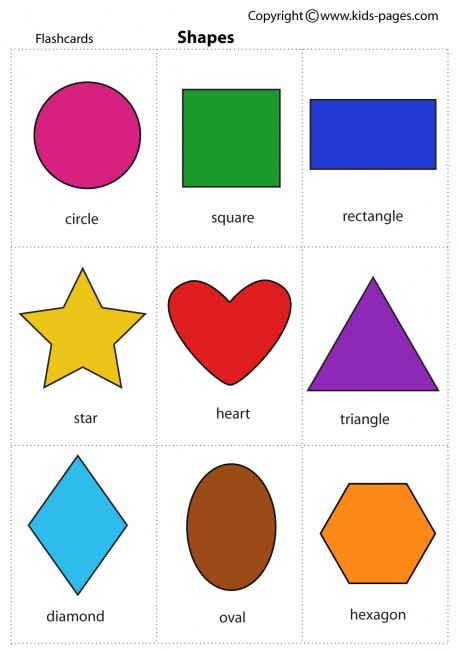
//> input picture Detection/Images/shape-image1.jpg, 459 x 650 px
$ ./shape-recognize   (built with g++ and OpenCV 4)
//> lines starting //> are read from the running program, lines starting //| are printed output that depends on the picture; after the words box and inside, x2 and y2 are one past the last pixel; in counts of white or black regions, pixels touching at a corner belong together
/**
 * Simple shape detector program.
 * It loads an image and tries to find simple shapes (rectangle, triangle, circle, etc) in it.
 * This program is a modified version of `squares.cpp` found in the OpenCV sample dir.
 */
#include <opencv2/highgui/highgui.hpp>
#include <opencv2/imgproc/imgproc.hpp>
#include <cmath>
#include <iostream>

/**
 * Helper function to find a cosine of angle between vectors
 * from pt0->pt1 and pt0->pt2
 */
static double angle(cv::Point pt1, cv::Point pt2, cv::Point pt0)
{
	double dx1 = pt1.x - pt0.x;
	double dy1 = pt1.y - pt0.y;
	double dx2 = pt2.x - pt0.x;
	double dy2 = pt2.y - pt0.y;
	return (dx1*dx2 + dy1*dy2)/sqrt((dx1*dx1 + dy1*dy1)*(dx2*dx2 + dy2*dy2) + 1e-10);
}

/**
 * Helper function to display text in the center of a contour
 */
void setLabel(cv::Mat& im, const std::string label, std::vector<cv::Point>& contour)
{
	int fontface = cv::FONT_HERSHEY_SIMPLEX;
	double scale = 0.4;
	int thickness = 1;
	int baseline = 0;

	cv::Size text = cv::getTextSize(label, fontface, scale, thickness, &baseline);
	cv::Rect r = cv::boundingRect(contour);

	cv::Point pt(r.x + ((r.width - text.width) / 2), r.y + ((r.height + text.height) / 2));
	cv::rectangle(im, pt + cv::Point(0, baseline), pt + cv::Point(text.width, -text.height), CV_RGB(255,255,255), CV_FILLED);
	cv::putText(im, label, pt, fontface, scale, CV_RGB(0,0,0), thickness, 8);
}

int main()
{
	//cv::Mat src = cv::imread("polygon.png");
	cv::Mat src = cv::imread("shape-image1.jpg");
//> src is the input picture: 650 rows x 459 cols, CV_8UC3; mean B, G, R 210.6, 210.6, 222.3
	if (src.empty())
		return -1;

	// Convert to grayscale
	cv::Mat gray;
	cv::cvtColor(src, gray, CV_BGR2GRAY);
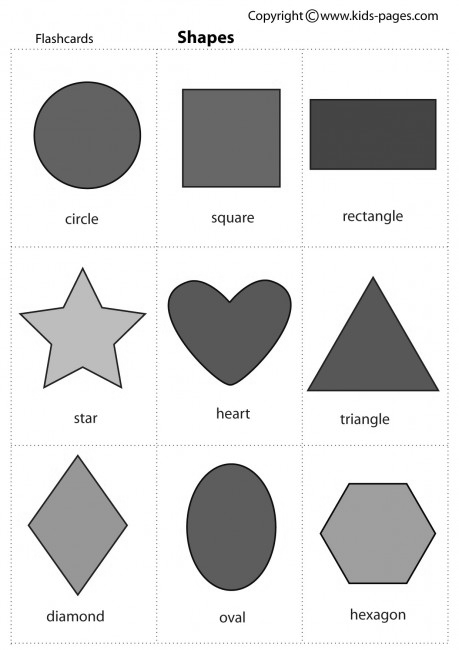
//> gray: 650 rows x 459 cols, CV_8UC1; min 0, max 255, mean 214.1

	// Use Canny instead of threshold to catch squares with gradient shading
	cv::Mat bw;
	cv::Canny(gray, bw, 0, 50, 5);
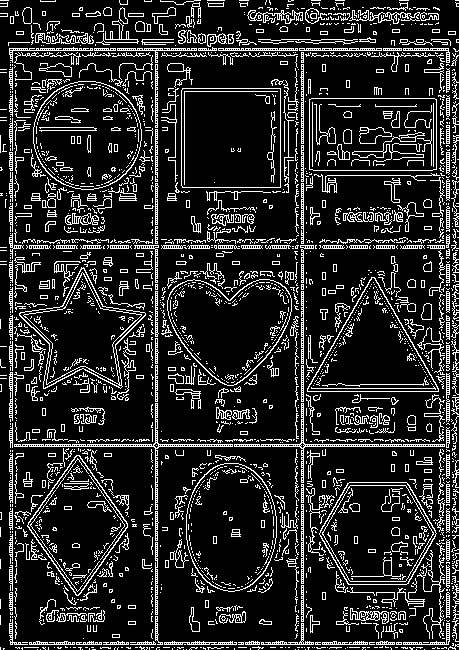
//> bw: 650 rows x 459 cols, CV_8UC1; 15.8% white in thin lines or dots

	// Find contours
	std::vector<std::vector<cv::Point> > contours;
	cv::findContours(bw.clone(), contours, CV_RETR_EXTERNAL, CV_CHAIN_APPROX_SIMPLE);
//> contours = 1719 contours, 1434 with area under 20; largest, box (x1, y1, x2, y2) and area: (181, 88, 281, 188) 9798, (33, 81, 142, 190) 9218, (186, 463, 277, 592) 9156, (309, 98, 437, 171) 9134, (167, 279, 292, 386) 9104

	std::vector<cv::Point> approx;
	cv::Mat dst = src.clone();

	for (int i = 0; i < contours.size(); i++)
	{
		// Approximate contour with accuracy proportional
		// to the contour perimeter
		cv::approxPolyDP(cv::Mat(contours[i]), approx, cv::arcLength(cv::Mat(contours[i]), true)*0.02, true);

		// Skip small or non-convex objects
		if (std::fabs(cv::contourArea(contours[i])) < 100 || !cv::isContourConvex(approx))
			continue;

		if (approx.size() == 3)
		{
			setLabel(dst, "TRI", contours[i]);    // Triangles
		}
		else if (approx.size() >= 4 && approx.size() <= 6)
		{
			// Number of vertices of polygonal curve
			int vtc = approx.size();

			// Get the cosines of all corners
			std::vector<double> cos;
			for (int j = 2; j < vtc+1; j++)
				cos.push_back(angle(approx[j%vtc], approx[j-2], approx[j-1]));

			// Sort ascending the cosine values
			std::sort(cos.begin(), cos.end());

			// Get the lowest and the highest cosine
			double mincos = cos.front();
			double maxcos = cos.back();

			// Use the degrees obtained above and the number of vertices
			// to determine the shape of the contour
			if (vtc == 4 && mincos >= -0.1 && maxcos <= 0.3)
				setLabel(dst, "RECT", contours[i]);
			else if (vtc == 5 && mincos >= -0.34 && maxcos <= -0.27)
				setLabel(dst, "PENTA", contours[i]);
			else if (vtc == 6 && mincos >= -0.55 && maxcos <= -0.45)
				setLabel(dst, "HEXA", contours[i]);
		}
		else
		{
			// Detect and label circles
			double area = cv::contourArea(contours[i]);
			cv::Rect r = cv::boundingRect(contours[i]);
			int radius = r.width / 2;

			if (std::abs(1 - ((double)r.width / r.height)) <= 0.2 &&
			    std::abs(1 - (area / (CV_PI * std::pow(radius, 2)))) <= 0.2)
				setLabel(dst, "CIR", contours[i]);
		}
	}
//> this loop made 1719 passes
//> (area, radius, text in setLabel, r in setLabel, pt in setLabel) on pass 1454: (9218, 54, Size(21, 9), Rect(33, 81, 109, 109), Point(77, 140))
//> (vtc, text in setLabel, r in setLabel, pt in setLabel) on passes 450, 1411, 1436: (6, Size(33, 9), Rect(319, 482, 118, 103), Point(361, 538)), (4, Size(32, 9), Rect(309, 98, 128, 73), Point(357, 139)), (4, Size(32, 9), Rect(181, 88, 100, 100), Point(215, 142))
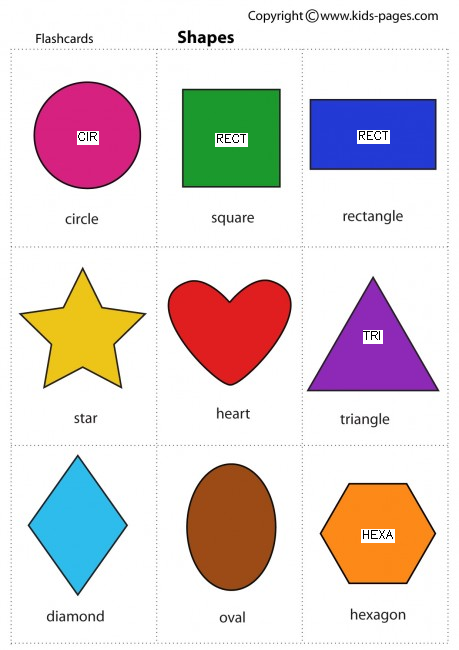
//> dst: 650 rows x 459 cols, CV_8UC3; 0.67% of pixels changed, all inside (x1, y1, x2, y2) = (77, 130, 395, 543)
//> after the loop, approx = 2 Points (x, y): [0, 0], [8, 0]

	cv::imshow("src", src);
	cv::imshow("dst", dst);
	cv::waitKey(0);
	return 0;
}
